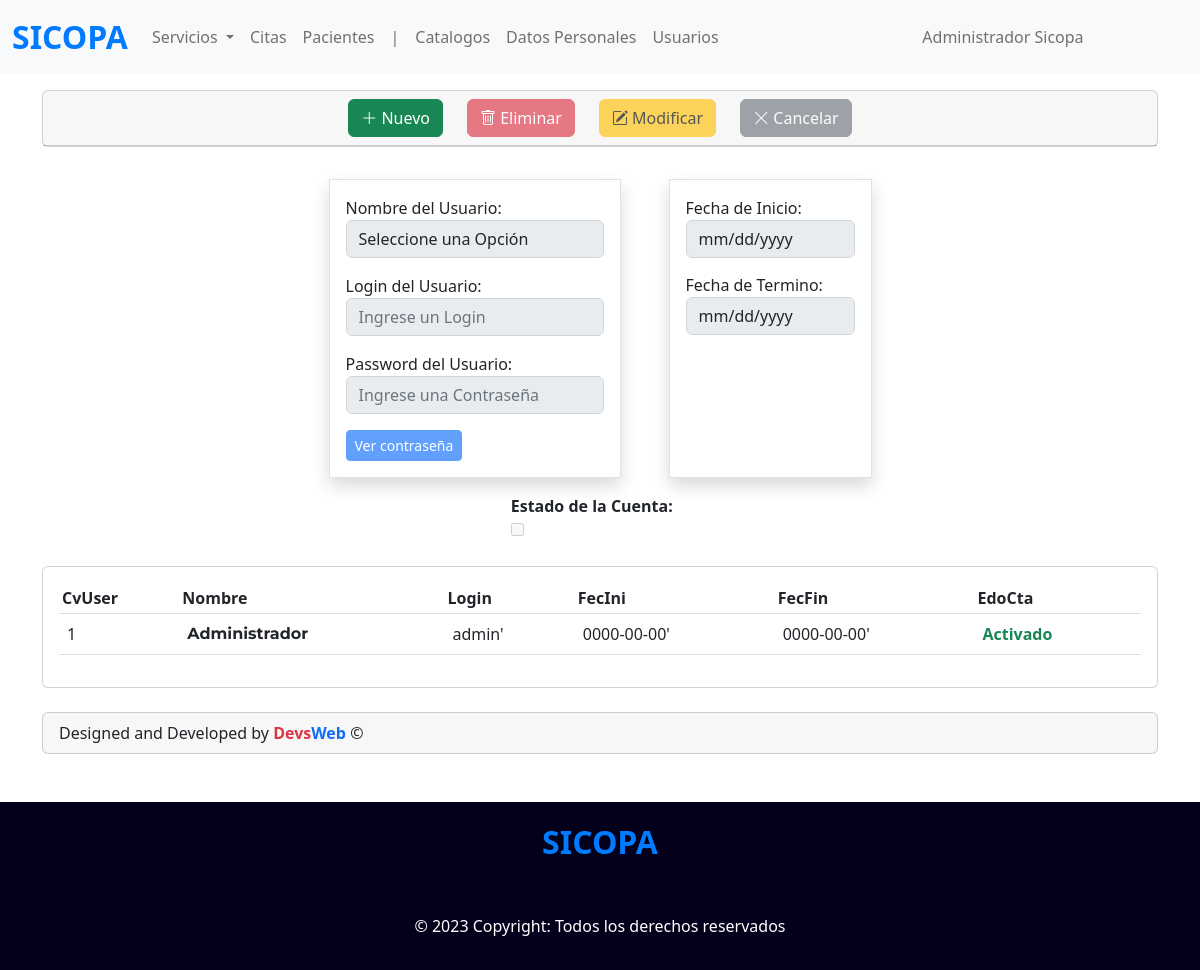
The app's page /usuarios (signed in) with its own data.
### tables this page shows
CREATE TABLE Users (
	CvUser    INT          NOT NULL PRIMARY KEY AUTO_INCREMENT,
	CvPerson  INT  		   NOT NULL,
	Login 	  VARCHAR(30)  NOT NULL,
	Password  VARCHAR(100) NOT NULL,
	FecIni    DATE         NOT NULL,
	FecFin    DATE         NOT NULL,
	EdoCta    BOOLEAN      NOT NULL, 
    
    FOREIGN KEY (CvPerson) REFERENCES mPersona(CvPerson)
);

### index.php (called while the page is built, shortened)
<?php
require_once 'controllers/usuarios.controller.php';
require_once 'models/usuarios.model.php';
include 'views/templates/layout.php';

### models/connection.php (called while the page is built)
<?php
class Conexion {
    static public function conectar() {
        $link = new PDO('mysql:host=localhost;dbname=sicopa', 'root', '');
        $link -> exec('set names utf8');
        return $link;
    }
}

### models/usuarios.model.php (called while the page is built, shortened)
<?php
require_once 'connection.php';
class ModelUsuarios {
    public static function getUsers() {
        $stmt = Conexion::conectar()->prepare("SELECT * FROM Users ORDER BY CvUser ASC");
        $stmt -> execute();
        return $stmt -> fetchAll();
    }
}

### controllers/usuarios.controller.php (called while the page is built, shortened)
<?php
class ControllerUsuarios {
    public static function getUsers() {
        $Users = ModelUsuarios::getUsers();
        foreach ($Users as $key => $User) {
            if ($User['CvUser'] == 1) {
                $Users[$key]['CvPerson'] = 'Administrador';
                $Users[$key][1] = 'Administrador';
            } else {
                $NombreCompleto = ModelUsuarios::getPerson($User[1]);
                $Users[$key]['CvPerson'] = $NombreCompleto[0] . ' ' . $NombreCompleto[1] . ' ' . $NombreCompleto[2];
                $Users[$key][1] = $NombreCompleto[0] . ' ' . $NombreCompleto[1] . ' ' . $NombreCompleto[2];
            }
        }
        return $Users;
    }
}

### views/modules/usuarios.php (the view, shortened to what this page needs)
<section class="container">
    <div class="mt-3 card">
        <div class="card-header d-flex justify-content-center gap-4">
            <button type="button" class="btn btn-success" id="nuevo"><i class="bi bi-plus-lg"></i> Nuevo</button>
            <button type="button" class="btn btn-danger" id="eliminar"><i class="bi bi-trash"></i> Eliminar</button>
            <button type="button" class="btn btn-warning" id="modificar" data-bs-toggle="modal" data-bs-target="#edit_data"><i class="bi bi-pencil-square"></i> Modificar</button>
            <button type="button" class="btn btn-secondary" id="cancelar"><i class="bi bi-x-lg"></i> Cancelar</button>
        </div>
    </div>
    <div class="card-body mt-4">
        <div class="d-flex justify-content-center gap-5">
            <div class="border mt-2 shadow p-3">
                <div>
                    <label style="margin-right: 34px;">Nombre del Usuario:</label>
                    <select name="nameUser" id="nameUser" class="form-control">
                        <option value="0" class="default">Seleccione una Opción</option>
                    </select>
                </div>
                <div class="mt-3">
                    <label style="margin-right: 53px;">Login del Usuario:</label>
                    <div>
                        <input type="text" id="Login" placeholder="Ingrese un Login" class="form-control">
                    </div>
                </div>
                <div class="mt-3">
                    <label>Password del Usuario:</label>
                    <div>
                        <input type="password" id="Password" placeholder="Ingrese una Contraseña" class="form-control" style="width: 100% !important;">
                    </div>
                    <button id="eye" class="btn btn-primary btn-sm mt-3">
                        Ver contraseña
                    </button>
                </div>
            </div>
            <div class="mt-2 border shadow p-3">
                <div class="select-tip-perso v-er" style="margin-bottom: 15px;">
                    <div class="form-inline">
                        <label style="margin-right: 40px;">Fecha de Inicio:</label>
                        <input id="FecIni" type="date" class="form-control" onkeydown="return false">
                    </div>
                </div>
                <div class="select-tip-perso v-er" style="margin-bottom: 20px;">
                    <div class="form-inline">
                        <label>Fecha de Termino:</label>
                        <input type="date" id="FecFin" class="form-control" onkeydown="return false">
                    </div>
                </div>
            </div>
        </div>
        <div class="mt-3 mb-2" style="margin: 0 auto; width: 16%;">
            <b>Estado de la Cuenta:</b>
            <input type="checkbox" id="EdoCta">
        </div>
    </div>
    <div class="card mt-4">
        <div class="card-body">
            <div class="table-responsive">
                <table class="table table-hover">
                    <thead>
                        <tr>
                            <th class="columna">CvUser</th>
                            <th class="columna">Nombre</th>
                            <th class="columna">Login</th>
                            <th class="columna">FecIni</th>
                            <th class="columna">FecFin</th>
                            <th class="columna">EdoCta</th>
                        </tr>
                    </thead>
                    <tbody id="UsersTable">
                        <?php
                        $users = ControllerUsuarios::getUsers();
                        foreach ($users as $key => $value) {
                            echo "
                                    <tr class='filasTablita' id='{$value['CvUser']}' onclick='selectRow(this.id);'>
                                        <td>{$value['CvUser']}</td>
                                        <td id='NombreUser'>{$value['CvPerson']}</td>
                                        <td>{$value['Login']}'</td>
                                        <td>{$value['FecIni']}'</td>
                                        <td>{$value['FecFin']}'</td>";
                            echo
                            $value['EdoCta'] == 1 ?
                                '<td><b class="text-success">Activado</b></td>' :
                                '<td><b class="text-danger">Desactivado</b></td>';
                        }
                        ?>
                    </tbody>
                </table>
            </div>
        </div>
    </div>
    <div class="card card-footer mt-4 rounded">
        <p class="m-0">Designed and Developed by <b class="text-danger">Devs</b><b class="text-primary">Web</b> &copy;</p>
    </div>
</section>

### views/css/mtto.css (style rules this page uses)
.columna { padding: 3px !important; }
#NombreUser { font-weight: bold; font-family: 'Montserrat', sans-serif; }

### records on screen
users: CvUser "1", CvPerson "Administrador", Login "admin", FecIni "0000-00-00", FecFin "0000-00-00", EdoCta "Activado"

### other values on screen
$_SESSION["nombre"] "Administrador"
$_SESSION["apellidos"] "Sicopa"
